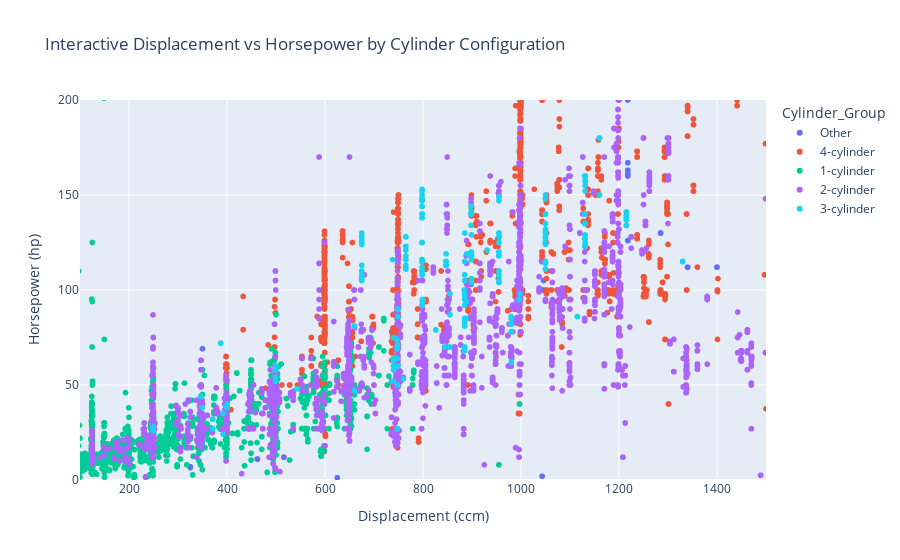

Notebook code cell kept with this figure:
### Markdown cell above
### Performance Patterns by Engine Configuration

This supplementary analysis dives into how engine configuration relates to displacement and horsepower. By visualizing these variables at the same time, performance patterns that are harder to understand from a single motorcycle specifications are highlighted. Using an interactive scatter plot allows displacement and horsepower to be examined simluatenously while distinguishing the motorcycles by cylinder configuration. This provides additional depth of the data reading by revealing whether specific configurations tend to occupy distinct performance measures.

### Code cell
fig = px.scatter(
    df,
    x="Displacement (ccm)",
    y="Power (hp)",
    color="Cylinder_Group",
    title="Interactive Displacement vs Horsepower by Cylinder Configuration"
)
fig.update_xaxes(range=[100, 1500], title="Displacement (ccm)")
fig.update_yaxes(range=[0, 200], title="Horsepower (hp)")

fig

### Figure 1 — Plotly figure (JSON) as saved in the notebook; plotly's stock layout.template omitted (floating-point values rounded to 4 significant figures; data arrays with more than 128 entries replaced by an {"elided": "..."} marker saying what was removed)
{"data": [{"hovertemplate": "Cylinder_Group=Other<br>Displacement (ccm)=%{x}<br>Power (hp)=%{y}<extra></extra>", "legendgroup": "Other", "marker": {"color": "#636efa", "symbol": "circle"}, "mode": "markers", "name": "Other", "showlegend": true, "type": "scattergl", "x": {"elided": "1417 float values"}, "xaxis": "x", "y": {"elided": "1417 float values"}, "yaxis": "y"}, {"hovertemplate": "Cylinder_Group=4-cylinder<br>Displacement (ccm)=%{x}<br>Power (hp)=%{y}<extra></extra>", "legendgroup": "4-cylinder", "marker": {"color": "#EF553B", "symbol": "circle"}, "mode": "markers", "name": "4-cylinder", "showlegend": true, "type": "scattergl", "x": {"elided": "3714 float values"}, "xaxis": "x", "y": {"elided": "3714 float values"}, "yaxis": "y"}, {"hovertemplate": "Cylinder_Group=1-cylinder<br>Displacement (ccm)=%{x}<br>Power (hp)=%{y}<extra></extra>", "legendgroup": "1-cylinder", "marker": {"color": "#00cc96", "symbol": "circle"}, "mode": "markers", "name": "1-cylinder", "showlegend": true, "type": "scattergl", "x": {"elided": "20694 float values"}, "xaxis": "x", "y": {"elided": "20694 float values"}, "yaxis": "y"}, {"hovertemplate": "Cylinder_Group=2-cylinder<br>Displacement (ccm)=%{x}<br>Power (hp)=%{y}<extra></extra>", "legendgroup": "2-cylinder", "marker": {"color": "#ab63fa", "symbol": "circle"}, "mode": "markers", "name": "2-cylinder", "showlegend": true, "type": "scattergl", "x": {"elided": "11781 float values"}, "xaxis": "x", "y": {"elided": "11781 float values"}, "yaxis": "y"}, {"hovertemplate": "Cylinder_Group=3-cylinder<br>Displacement (ccm)=%{x}<br>Power (hp)=%{y}<extra></extra>", "legendgroup": "3-cylinder", "marker": {"color": "#19d3f3", "symbol": "circle"}, "mode": "markers", "name": "3-cylinder", "showlegend": true, "type": "scattergl", "x": {"elided": "855 float values"}, "xaxis": "x", "y": {"elided": "855 float values"}, "yaxis": "y"}], "layout": {"legend": {"title": {"text": "Cylinder_Group"}, "tracegroupgap": 0}, "title": {"text": "Interactive Displacement vs Horsepower by Cylinder Configuration"}, "xaxis": {"anchor": "y", "domain": [0, 1], "range": [100, 1500], "title": {"text": "Displacement (ccm)"}}, "yaxis": {"anchor": "x", "domain": [0, 1], "range": [0, 200], "title": {"text": "Horsepower (hp)"}}}}
